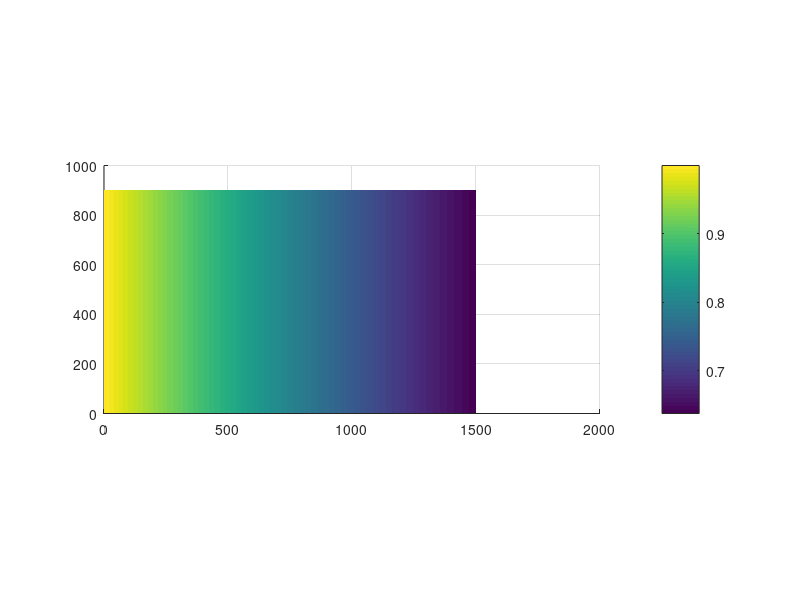

Here is the MATLAB script that generated this plot: (Note: this script raises an error after producing the figure.)
% this code simulates ossification process for a fixed set of parameters and
% visualizes the process over iteration steps. 

clear
clc
close all

%% initializing

n_iter= 2000; % number of iterations for ossification process
im_size= [900,1500]; % size of the image.

im= zeros(im_size);


beta_in=3e-4; % the inverse of length scale of phosphate gradientn beta
phos_grad= repmat(exp(- beta_in * (1:im_size(2))),[im_size(1),1]); % Exponential phospate gradient
figure
surf(phos_grad,'EdgeColor','none')
view(2)
set(gca,'DataAspectRatio',[1 1 1e-3])

colorbar

cll_fbr_num=600; % number of collagen fibers.
col_fib=rndm_ln(im_size(1),im_size(2),100/5,2.5*cll_fbr_num); % randomly distributing collagen fibers with uniform distribution.

% col_fib=make_triangular_lattice(im_size(1),im_size(2),100); % creating a triangular mesh for collagen fiber field


% gamma=1000; % the length scale of the gradient for collagen fiber density
% col_fib=(rndm_ln_ordr_grad(im_size(2),im_size(1),gamma,100,cll_fbr_num))'; % Creat an exponential distribution for collagen fiber field 


figure
imagesc(col_fib) 
set(gca,'DataAspectRatio',[1 1 1])
col_fib_cntr=3e-2;



nighborhood_cntr=4e-3; % the relative contribution of the local positive feedback.

crr_len=20; % the kernel width for the local positive feedback. 
fibr_neigh=12; % the kernel width for the effect of collagen fibers. 
epsilon=0; % a small offset for ossification probablity to add white-noise if needed

omega=1; % the power for the local feedback. Throughout our study this is set to 1 but can be altered to study nonlinear feedbacks
%% simulation

% creat a video for the ossification simulation.
% vidfile = VideoWriter('40gaus_kernel_lin_corr_only_grad_mutiplied.mp4','MPEG-4');
% open(vidfile);
% figure

P_fibr=col_fib_cntr*smoothdata(smoothdata(col_fib,1,'movmean',fibr_neigh),2,'movmean',fibr_neigh); % The probability field corresponding to collagen fibers

for t=1:n_iter
    
    prob_mat=(nighborhood_cntr*(smoothdata(smoothdata(im.^omega,1,'movmean',crr_len),2,'movmean',crr_len)) ...
         +P_fibr)...
        .* ( phos_grad);



        
    
    prob_mat=prob_mat/max(max(prob_mat))+epsilon;
    
    
    rnd_mat=rand(im_size);
    
    im=im + (rnd_mat<prob_mat);
    
    
%     imagesc(im)
%     set(gca,'DataAspectRatio',[1 1 1])
%     xticks([])
%     yticks([])
%     title(['iteration:',num2str(t)])
%     
%     %     colormap('gray')
%     colorbar
%     caxis([0 1200])
%     frame = getframe(gcf);
% 
%     writeVideo(vidfile, frame);

    if (mod(t,100)==0)
        clc
        disp(['t= ',num2str(t),'/',num2str(n_iter)])
        
    end
end

% close(vidfile)


figure
imagesc(im)
set(gca,'DataAspectRatio',[1 1 1])
xticks([])
yticks([])
% im=abs(im+.1*mean2(im)*randn(size(im)));



%% MFDFA

    
s1=floor(sqrt(im_size(1)*im_size(2)/2000));
s2=floor(sqrt(im_size(1)*im_size(2)/200));
scale=linspace(log2(s1),log2(s2),100);
s=round(2.^(scale));
s=unique(s);


q=linspace(-3,3,50);

[Hq,Fq,err]=MFDFA_2d_function(im,s,q);
[al,f_al,al_err,f_al_err]=sing_spec(q,Hq,[Hq-err(1,:);err(2,:)-Hq]);

figure
errorbar(q,Hq,Hq-err(1,:),err(2,:)-Hq)

figure('DefaultAxesFontSize',18)
errorbar(al,f_al,f_al_err(1,:),f_al_err(2,:),al_err(1,:),al_err(2,:),'bo','DisplayName','Original Data')


figure
loglog(s,Fq)

%% saving
% save('alpha1000_corrlen20_collfiber600_omega1_3')